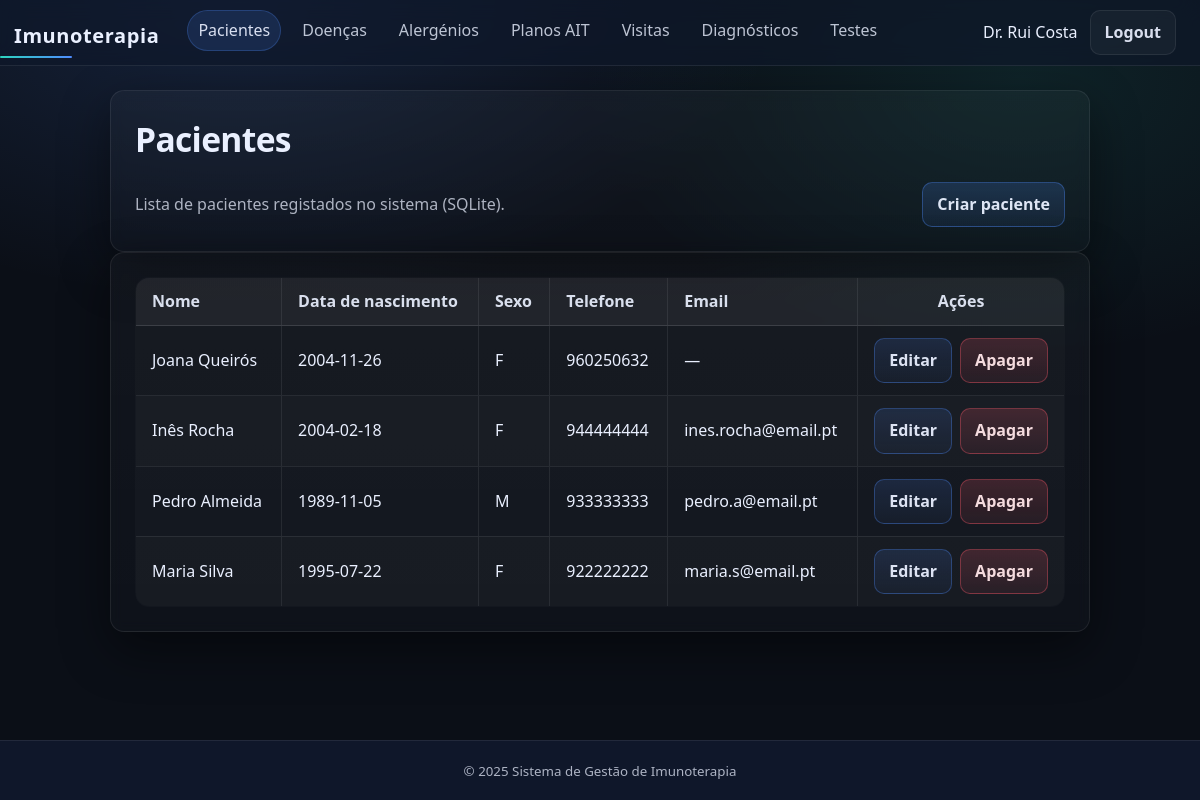
Page /php/public/patients.php (signed in) on the committed database.
### tables this page shows
CREATE TABLE "Pacientes" (
  "id"            INTEGER PRIMARY KEY,
  "nome_completo" TEXT NOT NULL,
  "data_nascimento" TEXT NOT NULL,          -- ISO: YYYY-MM-DD
  "sexo"          TEXT NOT NULL CHECK ("sexo" IN ('M','F','X')),
  "telefone"      TEXT,
  "email"         TEXT
);

### php/public/patients.php (the view, shortened to what this page needs)
<?php
require_once __DIR__ . '/../../includes/auth.php';
$patients = $pdo->query('
  SELECT "id","nome_completo","data_nascimento","sexo","telefone","email"
  FROM "Pacientes"
  ORDER BY "id" DESC
')->fetchAll();
require_once __DIR__ . '/../../includes/header.php';
?>
<section class="card">
  <h1>Pacientes</h1>
  <div style="display:flex; gap:10px; align-items:center; justify-content:space-between; flex-wrap:wrap;">
    <p style="margin:0;">Lista de pacientes registados no sistema (SQLite).</p>
    <a class="btn btn-primary" href="<?= $BASE_URL ?>/patient_create.php">Criar paciente</a>
  </div>
</section>
<section class="card">
  <?php if (empty($patients)): ?>
    <p>Não existem pacientes.</p>
  <?php else: ?>
    <table class="table table-compact">
      <thead>
        <tr>
          <th>Nome</th>
          <th>Data de nascimento</th>
          <th>Sexo</th>
          <th>Telefone</th>
          <th>Email</th>
          <th>Ações</th>
        </tr>
      </thead>
      <tbody>
        <?php foreach ($patients as $p): ?>
          <tr>
            <td><?= htmlspecialchars($p['nome_completo']) ?></td>
            <td><?= htmlspecialchars($p['data_nascimento']) ?></td>
            <td><?= htmlspecialchars($p['sexo']) ?></td>
            <td><?= htmlspecialchars((string)($p['telefone'] ?? '—')) ?></td>
            <td><?= htmlspecialchars((string)($p['email'] ?? '—')) ?></td>
            <td>
              <div class="actions">
                <a class="btn btn-soft" href="<?= $BASE_URL ?>/patient_edit.php?id=<?= urlencode((string)$p['id']) ?>">Editar</a>
                <a class="btn btn-danger" href="<?= $BASE_URL ?>/patient_delete.php?id=<?= urlencode((string)$p['id']) ?>">Apagar</a>
              </div>
            </td>
          </tr>
        <?php endforeach; ?>
      </tbody>
    </table>
  <?php endif; ?>
</section>
<?php require_once __DIR__ . '/../../includes/footer.php'; ?>

### php/public/css/base.css (style rules this page uses)
* { margin:0; padding:0; box-sizing:border-box; }
html, body { height:100%; font-family: var(--font); background: radial-gradient(900px 500px at 20% 0%, rgba(79,140,255,.16), transparent 60%), radial-gradient(800px 500px at 85% 10%, rgba(45,212,191,.10), transparent 55%), var(--bg); color: var(--text); line-height: 1.45; }
a { color: var(--primary); text-decoration:none; }
h1 { font-size:2.1rem; letter-spacing:-.02em; margin: 0 0 var(--s-2) 0; }
p { color: var(--muted); line-height: 1.6; margin: 0 0 var(--s-2) 0; }
.card { background: linear-gradient(180deg, rgba(255,255,255,.03), rgba(255,255,255,.015)); border:1px solid var(--border); border-radius: var(--r-2); padding: var(--s-5); box-shadow: var(--shadow); backdrop-filter: blur(6px); }
body { min-height: 100vh; display: flex; flex-direction: column; }

### php/public/css/components.css (style rules this page uses)
.btn { appearance: none; border: 1px solid var(--border); background: rgba(255,255,255,.04); color: rgba(234,240,255,.92); padding: 10px 14px; border-radius: 10px; font-weight: 600; cursor: pointer; transition: background .2s ease, border-color .2s ease, transform .1s ease; }
.btn-primary { background: linear-gradient( 180deg, rgba(79,140,255,.18), rgba(79,140,255,.08) ); border-color: rgba(79,140,255,.35); color: rgba(234,240,255,.95); }
.btn-danger { background: linear-gradient( 180deg, rgba(255,90,106,.18), rgba(255,90,106,.08) ); border-color: rgba(255,90,106,.35); color: rgba(255,230,232,.95); }
.btn-soft { background: linear-gradient( 180deg, rgba(79,140,255,.14), rgba(79,140,255,.05) ); border-color: rgba(79,140,255,.32); color: rgba(234,240,255,.94); }
.form-actions, .actions, .buttons, .button-group, .btn-group { display: flex; gap: 12px; }
.form-actions > *, .actions > *, .buttons > *, .button-group > *, .btn-group > * { flex: 1 1 0; min-width: 170px; }
.card table, .table { width: 100%; border-collapse: collapse; table-layout: auto; background: rgba(255,255,255,.02); border: 1px solid var(--border); border-radius: var(--r-2); overflow: hidden; }
.card table th, .card table td, .table th, .table td { padding: 14px 18px; border-bottom: 1px solid var(--border); vertical-align: middle; }
.card table th, .table th { text-align: left; font-weight: 800; color: rgba(234,240,255,.92); background: rgba(255,255,255,.03); }
.card table th + th, .card table td + td, .table th + th, .table td + td { border-left: 1px solid var(--border); }
.card table td, .table td { white-space: normal; overflow-wrap: normal; word-break: normal; }
.card > * + * { margin-top: 18px; }
.card h1, .card h2 { margin-bottom: 6px; }
.card table td:nth-child(2), .card table td:nth-child(4), .table td:nth-child(2), .table td:nth-child(4) { white-space: nowrap; }
.card table td:nth-child(5), .table td:nth-child(5) { overflow-wrap: break-word; word-break: normal; }
.card table th:last-child, .card table td:last-child, .table th:last-child, .table td:last-child { text-align: center; vertical-align: middle; width: 1%; white-space: nowrap; }
.card table .actions, .table .actions { display: inline-flex; justify-content: center; align-items: center; gap: 8px; flex-wrap: nowrap; }
.card table .actions > *, .table .actions > * { flex: 0 0 auto; min-width: 0; }
.card table tbody tr:nth-child(even) td, .table tbody tr:nth-child(even) td { background: rgba(255,255,255,.015); }
.card table thead th, .table thead th { background: rgba(255,255,255,.05); border-bottom: 1px solid rgba(255,255,255,.12); }
.card table th, .card table td, .table th, .table td { padding: 12px 16px; }
.card table td:nth-child(5), .table td:nth-child(5) { max-width: 220px; }

### php/public/css/forms.css (style rules this page uses)
main.container > .card { max-width: 980px; margin-left: auto; margin-right: auto; }

### php/public/css/theme.css (style rules this page uses)
:root { --bg: #0b0f17; --surface: #111827; --surface-2: #0f172a; --border: rgba(255,255,255,.08); --primary: #4f8cff; --primary-2: #2f6fff; --accent: #2dd4bf; --accent-2: #22c55e; --danger: #fb7185; --text: #eaf0ff; --muted: rgba(234,240,255,.72); --font: system-ui, -apple-system, Segoe UI, Roboto, Arial, sans-serif; --s-1: 6px; --s-2: 10px; --s-3: 14px; --s-4: 18px; --s-5: 24px; --r-1: 10px; --r-2: 14px; --shadow: 0 18px 50px rgba(0,0,0,.45); }

### rows in the picture
pacientes: nome_completo "Joana Queirós", data_nascimento "2004-11-26", sexo "F", telefone "960250632", email "—"
pacientes: nome_completo "Inês Rocha", data_nascimento "2004-02-18", sexo "F", telefone "944444444", email "ines.rocha@email.pt"
pacientes: nome_completo "Pedro Almeida", data_nascimento "1989-11-05", sexo "M", telefone "933333333", email "pedro.a@email.pt"
pacientes: nome_completo "Maria Silva", data_nascimento "1995-07-22", sexo "F", telefone "922222222", email "maria.s@email.pt"

### other values in the picture
$_SESSION['user']['full_name'] "Dr. Rui Costa"
